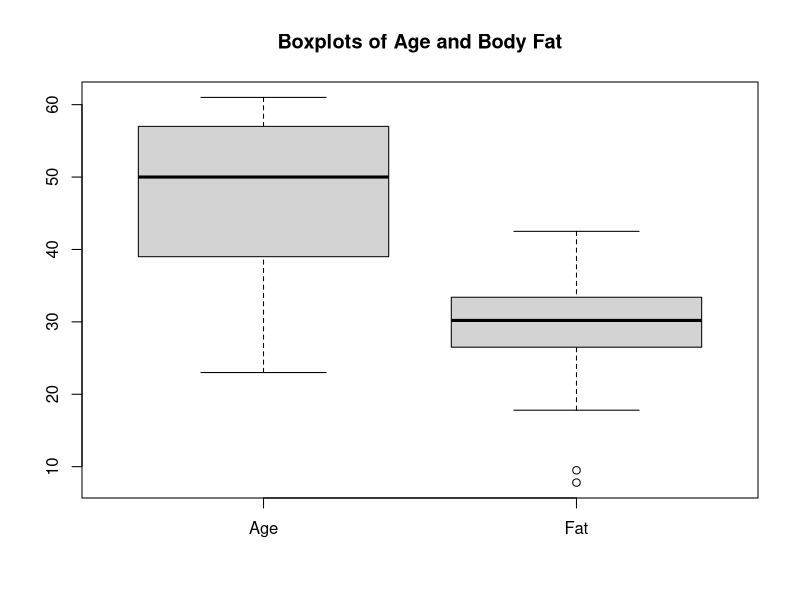
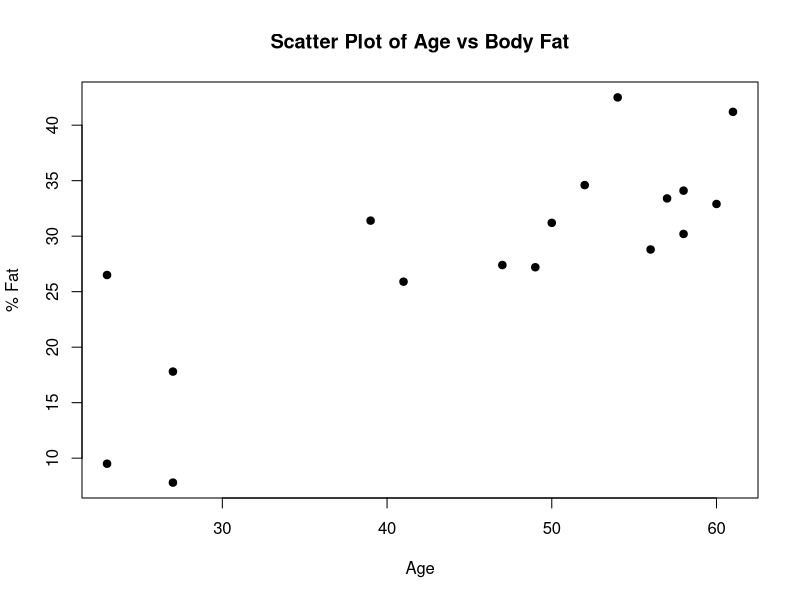
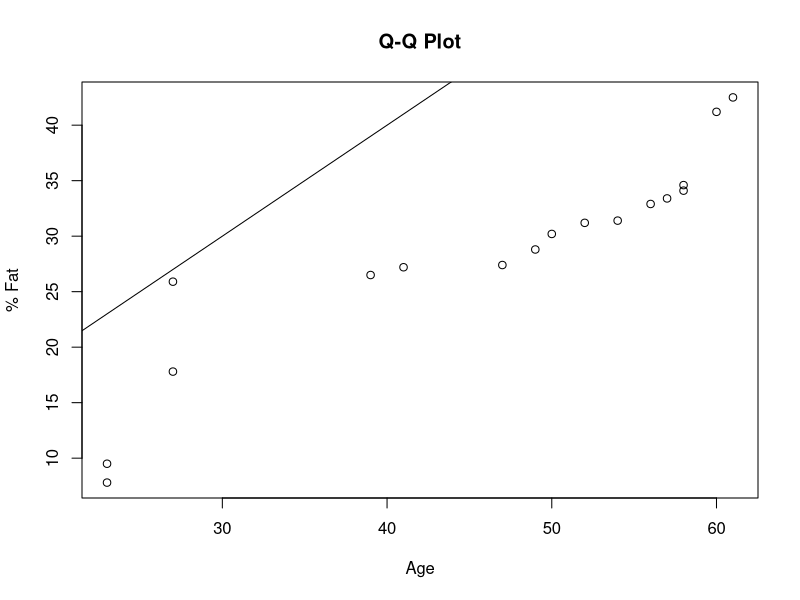

The R source for these figures, in order:
age <- c(23, 23, 27, 27, 39, 41, 47, 49, 50,
         52, 54, 56, 57, 58, 58, 60, 61)

fat <- c(9.5, 26.5, 7.8, 17.8, 31.4, 25.9, 27.4, 27.2, 31.2,
         34.6, 42.5, 28.8, 33.4, 30.2, 34.1, 32.9, 41.2, 35.7)

cat("Age Mean =", mean(age), "\n")
cat("Age Median =", median(age), "\n")
cat("Age Standard Deviation =", sd(age), "\n\n")

cat("Fat Mean =", mean(fat), "\n")
cat("Fat Median =", median(fat), "\n")
cat("Fat Standard Deviation =", sd(fat), "\n")

boxplot(age, fat[1:length(age)],
        names = c("Age", "Fat"),
        main = "Boxplots of Age and Body Fat")

plot(age, fat[1:length(age)],
     main = "Scatter Plot of Age vs Body Fat",
     xlab = "Age",
     ylab = "% Fat",
     pch = 19)

qqplot(age, fat[1:length(age)],
       main = "Q-Q Plot",
       xlab = "Age",
       ylab = "% Fat")
abline(0, 1)
